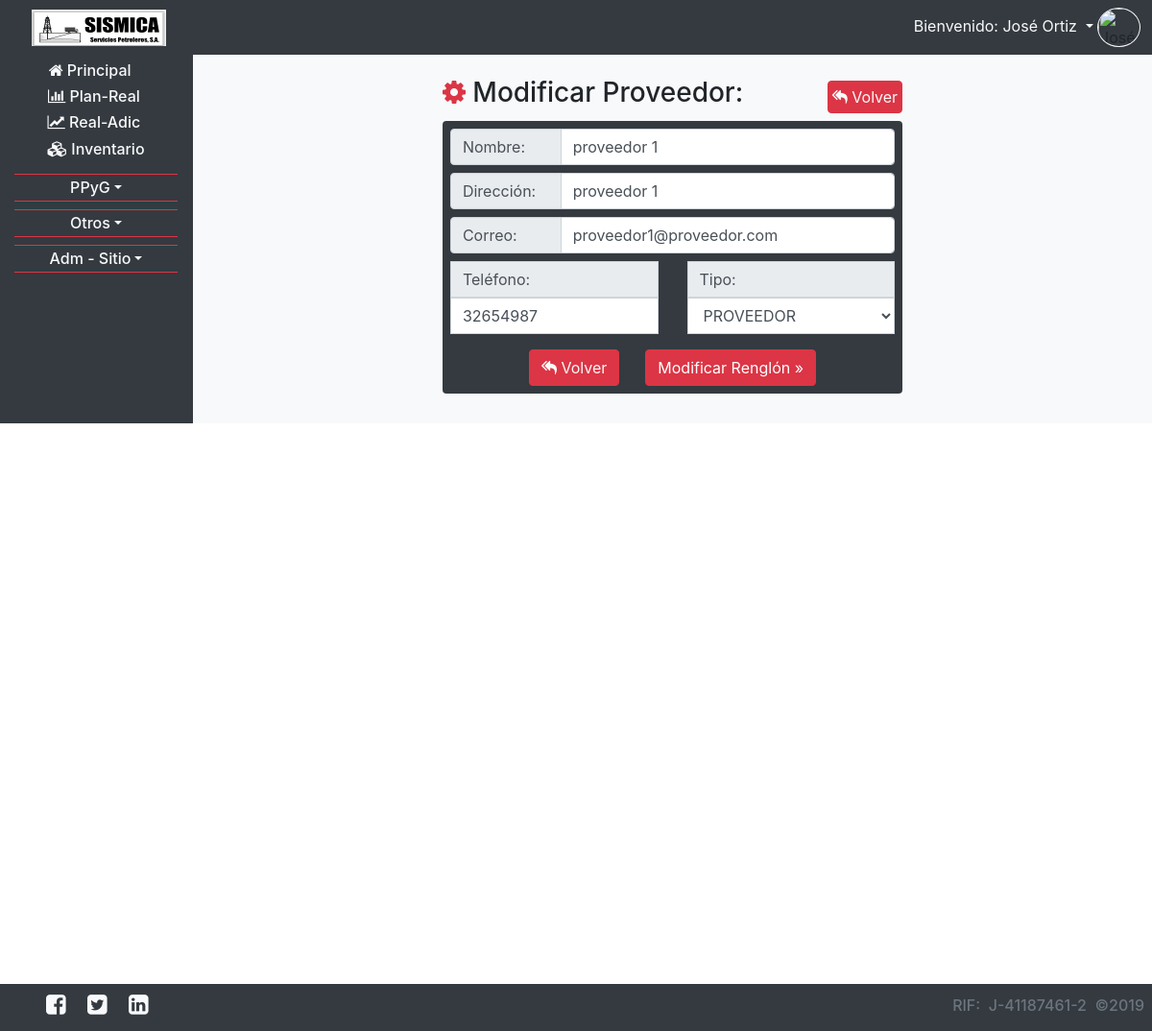
/CRUD_inv_clientes.php?NA_Accion=actualizar&NA_Id=1 (signed in), run on the app's committed database.
### tables this page shows
CREATE TABLE `usuarios` (
  `ID` int(11) NOT NULL,
  `CEDULA` varchar(20) NOT NULL,
  `CORREO` varchar(200) NOT NULL,
  `CONTRASENA` varchar(200) NOT NULL,
  `NOMBRE` varchar(200) NOT NULL,
  `APELLIDO` varchar(200) NOT NULL,
  `CARGO` varchar(200) NOT NULL,
  `OFICINA` varchar(200) NOT NULL,
  `TELEFONO` varchar(200) NOT NULL,
  `ACTIVO` varchar(20) NOT NULL,
  `FECHA_NACIMIENTO` date NOT NULL,
  `FECHA_INGRESO` date NOT NULL,
  `NUMERO_DE_EMPLEADO` int(11) NOT NULL,
  `CONECTADO` varchar(2) NOT NULL
);

CREATE TABLE `inv_cliente_proveedor` (
  `ID` int(11) NOT NULL,
  `NOMBRE_COMPLETO` varchar(200) NOT NULL,
  `DIRECCION` varchar(200) NOT NULL,
  `TELEFONO` varchar(200) NOT NULL,
  `CORREO` varchar(200) NOT NULL,
  `TIPO` varchar(20) NOT NULL
);

### php_require/obtiene_usuario.php (called while the page is built, shortened)
<?php
$usuario_correo=$_SESSION["usuario"];
$consulta="SELECT
			`usuarios`.`CARGO` AS CARGO,
			`usuarios`.`NOMBRE` AS NOMBRE,
			`usuarios`.`APELLIDO` AS APELLIDO,
			`descripcion_de_cargos`.`TIPO_DEPARTAMENTO` AS TIPO_DEPARTAMENTO,
			`descripcion_de_cargos`.`SUPERVISADO` AS SUPERVISADO,
			`descripcion_de_cargos`.`DEPARTAMENTO` AS DEPARTAMENTO
			FROM `descripcion_de_cargos` INNER JOIN `usuarios` ON
			`descripcion_de_cargos`.`CARGO`=`usuarios`.`CARGO`
			WHERE `usuarios`.`CORREO`='$usuario_correo'";
$resultado=mysqli_query($conexion,$consulta);
while(($fila=mysqli_fetch_array($resultado))==true){
	$usuario_nombre=$fila["NOMBRE"] . " " . $fila["APELLIDO"];
}
?>

### CRUD_inv_clientes.php (the view, shortened to what this page needs)
<?php
	require ("php_require/conexion.php");
	require("php_require/obtiene_usuario.php");
	$consulta="SELECT * FROM `inv_cliente_proveedor`";
	$resultados=mysqli_query($conexion,$consulta);
?>
<!doctype html>
<html>
<head>
	<?php require("php_require/head.php"); ?>
</head>
<body>
	<?php require("php_require/nav_usuarios.php") ?>
	<section class="container-fluid px-5 mt-2 mb-5">
		<?php
		if(isset($_GET["NA_Accion"])){
			if($_GET["NA_Accion"]=="insertar"){
		?>
			<div class="col-md-10 col-lg-7 mx-auto">
				<div class="row mt-4 align-items-center">
					<div class="col-md-9 mb-1">
						<h3 class="text-center text-md-left" title="Insertar nuevo Cliente/Proveedor al Sistema de Inventario"><span class="text-danger fa fa-cog fa-spin "></span> Insertar Proveedor:</h3>
					</div>
					<div class="col-md-3 text-center text-md-right mb-1">
						<a href="CRUD_inv_clientes.php" class="btn btn-danger text-light p-1"><span class="fa fa-reply-all"></span> Volver</a>
					</div>
				</div>
				<form action="CRUD_inv_clientes.php" method="post" class="text-center bg-dark p-2 rounded">
					<input type="hidden" name="CRUD" id="CRUD" value="C">
					<div class="input-group">
						<div class="input-group-prepend mb-2 w-25">
							<span class="input-group-text w-100">Nombre:</span>
						</div>
						<input type="text" class="form-control col mb-2" name="nombre_completo" id="nombre_completo" placeholder="Nombre del Cliente o Proveedor" required autocomplete="off" title="introduzca el nombre completo del Cliente o Proveedor Externo a la Empresa">
					</div>
					<div class="input-group">
						<div class="input-group-prepend mb-2 w-25">
							<span class="input-group-text w-100">Dirección:</span>
						</div>
						<input type="text" class="form-control col mb-2" name="direccion" id="direccion" placeholder="Dirección del Cliente o Proveedor" required autocomplete="off" title="introduzca la direccion del Cliente o Proveedor Externo a la Empresa">
					</div>
					<div class="input-group">
						<div class="input-group-prepend mb-2 w-25">
							<span class="input-group-text w-100">Correo:</span>
						</div>
						<input type="email" class="form-control col mb-2" name="correo" id="correo" placeholder="Correo del Cliente o Proveedor" required autocomplete="off" title="introduzca el correo del Cliente o Proveedor Externo a la Empresa">
					</div>
					<div class="row">
						<div class="col-6">
								<span class="input-group-text w-100 rounded-0">Teléfono:</span>
								<input type="tel" class="form-control col mb-2 rounded-0" name="telefono" id="telefono" placeholder="Teléfono del Cliente o Proveedor" required autocomplete="off" title="introduzca el teléfono del Cliente o Proveedor">
						</div>
						<div class="col-6">
							<div class="input-group">
								<span class="input-group-text w-100 rounded-0">Tipo:</span>
								<select class="form-control col mb-2 rounded-0" name="tipo" id="tipo" placeholder="Indique si es Cliente o Proveedor" required autocomplete="off" title="Indique si es Cliente o Proveedor">
									<option></option>
									<option>CLIENTE</option>
									<option>PROVEEDOR</option>
								</select>
							</div>
						</div>
					</div>
					<div class="m-auto">
						<a href="CRUD_inv_clientes.php" class="btn btn-danger text-light mt-2"><span class="fa fa-reply-all"></span> Volver</a>&nbsp;&nbsp;&nbsp;&nbsp;&nbsp;&nbsp;<input type="submit" value="Insertar Nuevo Renglón &raquo;" class="btn btn-danger mt-2">
					</div>
				</form>
				<br><br><br><br><br>
			</div>
		<?php
			}else if($_GET["NA_Accion"]=="actualizar"){
				$id_a_actualizar=$_GET["NA_Id"];
				$consulta="SELECT * FROM `inv_cliente_proveedor` WHERE `ID`='$id_a_actualizar'";
				$resultados=mysqli_query($conexion,$consulta);
				while(($fila=mysqli_fetch_array($resultados))==true){
					$datos_a_actualizar['ID']=$fila['ID'];
					$datos_a_actualizar['NOMBRE_COMPLETO']=$fila['NOMBRE_COMPLETO'];
					$datos_a_actualizar['DIRECCION']=$fila['DIRECCION'];
					$datos_a_actualizar['TELEFONO']=$fila['TELEFONO'];
					$datos_a_actualizar['CORREO']=$fila['CORREO'];
					$datos_a_actualizar['TIPO']=$fila['TIPO'];
				}
		?>
			<div class="col-md-10 col-lg-7 mx-auto">
				<div class="row mt-4 align-items-center">
					<div class="col-md-9 mb-1">
						<h3 class="text-center text-md-left" title="Modificar un Cliente/Proveedor en el Sistema de Inventario"><span class="text-danger fa fa-cog fa-spin "></span> Modificar Proveedor:</h3>
					</div>
					<div class="col-md-3 text-center text-md-right mb-1">
						<a href="CRUD_inv_clientes.php" class="btn btn-danger text-light p-1"><span class="fa fa-reply-all"></span> Volver</a>
					</div>
				</div>
				<form action="CRUD_inv_clientes.php" method="post" class="text-center bg-dark p-2 rounded">
					<div class="input-group">
						<div class="input-group-prepend mb-2 w-25">
							<span class="input-group-text w-100">Nombre:</span>
						</div>
						<input type="text" class="form-control col mb-2" name="nombre_completo" id="nombre_completo" placeholder="Nombre del Cliente o Proveedor" required autocomplete="off" title="Modifique el nombre completo del Cliente o Proveedor Externo a la Empresa" value="<?php echo $datos_a_actualizar['NOMBRE_COMPLETO']; ?>">
					</div>
					<div class="input-group">
						<div class="input-group-prepend mb-2 w-25">
							<span class="input-group-text w-100">Dirección:</span>
						</div>
						<input type="text" class="form-control col mb-2" name="direccion" id="direccion" placeholder="Dirección del Cliente o Proveedor" required autocomplete="off" title="Modifique la direccion del Cliente o Proveedor Externo a la Empresa" value="<?php echo $datos_a_actualizar['DIRECCION']; ?>">
					</div>
					<div class="input-group">
						<div class="input-group-prepend mb-2 w-25">
							<span class="input-group-text w-100">Correo:</span>
						</div>
						<input type="email" class="form-control col mb-2" name="correo" id="correo" placeholder="Correo del Cliente o Proveedor" required autocomplete="off" title="Modifique el correo del Cliente o Proveedor Externo a la Empresa" value="<?php echo $datos_a_actualizar['CORREO']; ?>">
					</div>
					<div class="row">
						<div class="col-6">
								<span class="input-group-text w-100 rounded-0">Teléfono:</span>
								<input type="tel" class="form-control col mb-2 rounded-0" name="telefono" id="telefono" placeholder="Teléfono del Cliente o Proveedor" required autocomplete="off" title="Modifiue el teléfono del Cliente o Proveedor" value="<?php echo $datos_a_actualizar['TELEFONO']; ?>">
						</div>
						<div class="col-6">
							<div class="input-group">
								<span class="input-group-text w-100 rounded-0">Tipo:</span>
								<select class="form-control col mb-2 rounded-0" name="tipo" id="tipo" placeholder="Indique si es Cliente o Proveedor" required autocomplete="off" title="Indique si es Cliente o Proveedor">
									<option><?php echo $datos_a_actualizar['TIPO']; ?></option>
								</select>
							</div>
						</div>
					</div>
					<div class="m-auto">
						<a href="CRUD_inv_clientes.php" class="btn btn-danger text-light mt-2"><span class="fa fa-reply-all"></span> Volver</a>&nbsp;&nbsp;&nbsp;&nbsp;&nbsp;&nbsp;<input type="submit" value="Modificar Renglón &raquo;" class="btn btn-danger mt-2">
					</div>
				</form>
				<br><br><br><br><br>
			</div>
		<?php
			}else{
		?>
				<META HTTP-EQUIV="Refresh" CONTENT="0; URL=CRUD_inv_clientes.php">
		<?php
			}
		}
		?>
	</section>
	<?php require("php_require/footer2.php"); ?>
</body>
</html>

### php_require/nav_usuarios.php (shortened to what this page needs)
<nav class="navbar navbar-expand-md navbar-dark bg-dark fixed-top py-0 pl-1 pr-2 my-0">
	<a class="navbar-text" style="width: 150px; margin-left: 2%;" href="zona_principal.php">
		<div id="amazingslider-wrapper-1" style="max-width:140px; height:38px; margin:0px auto 0px; border:#000 0px solid; overflow:hidden; background-color:transparent">
			<div id="amazingslider-1" style="margin:0 auto;">
			</div>
		</div>
	</a>
	<div class="collapse navbar-collapse" id="navbarsExample04">
		<ul class="navbar-nav ml-auto mr-1 py-2">
			<li class="nav-item dropdown">
				<a class="dropdown-toggle text-light" href="" id="dropdown05" data-toggle="dropdown" aria-haspopup="true" aria-expanded="false" title="Mostrar opciones de usuario">
					<?php echo "Bienvenido: $usuario_nombre"; ?></span>
				</a>
				<div class="d-none d-md-inline">
					<img src="fotos_del_personal/<?php echo $usuario_correo; ?>.png" class="imgFit border border-light rounded-circle" style="height: 41px; width: 45px;" title="<?php echo $usuario_nombre; ?>">
				</div>
			</li>
		</ul>
	</div>
</nav>
<section class="container-fluid pt-2 mt-5 mb-5 bg-dark">
	<div class="row">
		<aside class="col-0 col-md-2 d-none d-md-inline-block bg-dark pre-scrollable">
			<?php require("php_require/menu_lateral.php") ?>
		</aside>
		<div class="col-12 col-md-10 border-left border-dark bg-light pre-scrollable">

### data on the page
usuarios: usuario_nombre "José Ortiz"
inv_cliente_proveedor: nombre_completo "proveedor 1", direccion "proveedor 1", correo "proveedor1@proveedor.com", telefono "32654987", tipo "PROVEEDOR"

### other printed values
$departamentos_i[0] "PPyG"
$fila['DESCRIPCION'] "J-41187461-2"
